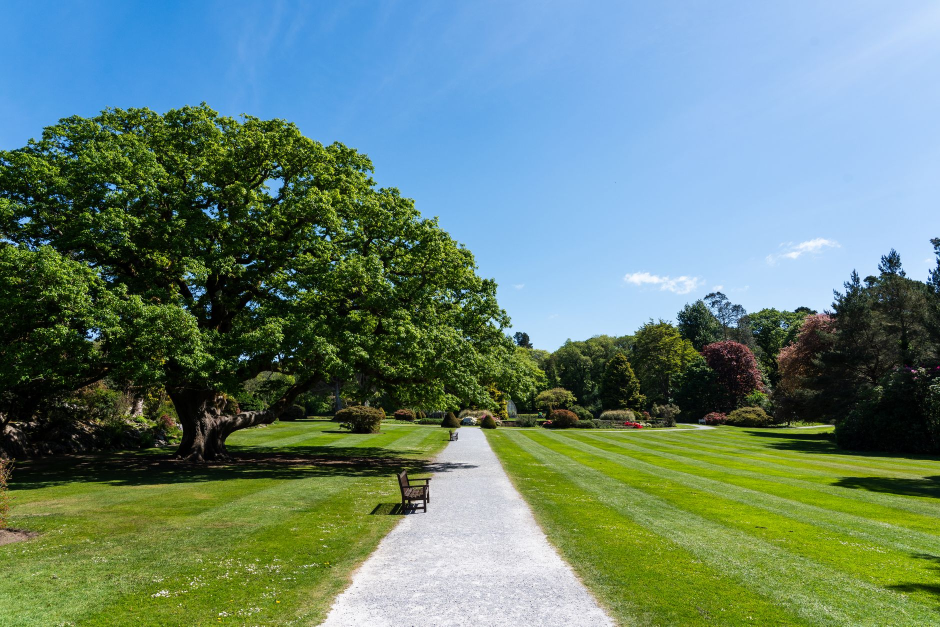
#> input picture chair-workout/assets/img/lawn_6.jpg, 1880 x 1253 px, given in place of anthropic_w.png, which was not available (shown at 1/2 size)
$ python build.py
#> lines starting #> are read from the running program, lines starting #| are printed output that depends on the picture
### ai-equator/brain/lib.py
"""Helpers for AI Equator style v2: dark stage, built cards, blue key words, orange hand notes, blur dissolves."""
import hashlib, subprocess
from pathlib import Path
from PIL import Image

H = Path(__file__).parent
Image.MAX_IMAGE_PIXELS = None
FF = r"C:/Users/daggu222105/AppData/Local/Microsoft/WinGet/Links/ffmpeg.exe"
RAW, CLIPS, IMG = H / "assets/raw", H / "assets/clips", H / "assets/img"
CLIPS.mkdir(exist_ok=True)

html, tl = [], []
Z = {"i": 0, "z": 10}
PENDING = []  # root-level video wrappers for the scene being built
B, E = '<span class="blue">', "</span>"


def nid(p="e"):
    Z["i"] += 1
    return f"{p}{Z['i']}"


def T(t):
    if isinstance(t, (int, float)):
        return float(t)
    m, x = t.split(":")
    return int(m) * 60 + float(x)


# ---------- motion
def enter(sel, t, y=18, d=.35):
    tl.append(f'tl.fromTo("{sel}",{{opacity:0,y:{y},filter:"blur(6px)"}},{{opacity:1,y:0,filter:"blur(0px)",duration:{d},ease:"power3.out"}},{T(t):.3f});')


def pop(sel, t, rot=0):
    tl.append(f'tl.fromTo("{sel}",{{opacity:0,scale:.86,rotation:{rot - 4}}},{{opacity:1,scale:1,rotation:{rot},duration:.22,ease:"back.out(2)"}},{T(t):.3f});')


def dim(sel, t, to=.28):
    tl.append(f'tl.to("{sel}",{{opacity:{to},duration:.3,ease:"power2.out"}},{T(t):.3f});')


def count(sel, t, a, b, dec=0, pre="", suf="", d=1.3):
    tl.append(f'count("{sel}",{T(t):.3f},{a},{b},{dec},"{pre}","{suf}",{d});')


def grow(sel, t, w, d=.9):
    tl.append(f'tl.fromTo("{sel}",{{width:0}},{{width:{w},duration:{d},ease:"power3.out"}},{T(t):.3f});')


# ---------- scene host with blur dissolve
def scene(a, b, inner, out=True, fade_in=True):
    a, b = T(a), T(b)
    Z["z"] += 1
    host, w = nid("s"), nid("w")
    dur = b - a + (.4 if out else 0)
    html.append(f'<div id="{host}" class="clip scene" data-start="{a:.3f}" data-duration="{dur:.3f}" data-track-index="2" style="z-index:{Z["z"]}" data-layout-allow-overflow data-layout-allow-overlap><div id="{w}" class="sc">{inner}</div></div>')
    if fade_in:
        tl.append(f'tl.fromTo("#{w}",{{opacity:0,filter:"blur(10px)"}},{{opacity:1,filter:"blur(0px)",duration:.4,ease:"power2.out"}},{a:.3f});')
    else:
        tl.append(f'tl.set("#{w}",{{opacity:1}},0);')
    if out:
        tl.append(f'tl.to("#{w}",{{opacity:0,filter:"blur(10px)",duration:.4,ease:"power2.in"}},{b:.3f});')
    for wid, markup in PENDING:  # clips sit on their own root layer just above the scene, fading with it
        Z["z"] += 1
        html.append(markup.replace("@Z@", str(Z["z"])))
        if out:
            tl.append(f'tl.to("#{wid}",{{opacity:0,duration:.4,ease:"power2.in"}},{b:.3f});')
    PENDING.clear()


# ---------- elements
def el(t, inner, style, cls="", anim="enter", rot=0, eid=None):
    eid = eid or nid("c")
    if anim == "enter":
        enter(f"#{eid}", t)
    elif anim == "pop":
        pop(f"#{eid}", t, rot)
    return f'<div id="{eid}" class="a {cls}" style="{style}">{inner}</div>'


def txt(t, s, x, y, size=72, w=None, cls="h", align="left", anim="enter", eid=None):
    if align == "center":
        return el(t, s, f"left:0;right:0;top:{y}px;text-align:center;font-size:{size}px", cls, anim, eid=eid)
    ws = f"width:{w}px;" if w else ""
    return el(t, s, f"left:{x}px;top:{y}px;{ws}font-size:{size}px", cls, anim, eid=eid)


_A = '<svg width="{w}" height="{h}" viewBox="0 0 {w} {h}"><path d="{d}" fill="none" stroke="#F0A818" stroke-width="3.2" stroke-linecap="round" stroke-linejoin="round"/></svg>'
ARROWS = {
    "down": _A.format(w=54, h=58, d="M8 4c18 6 30 20 30 46M26 40l12 12 10-15"),
    "up": _A.format(w=54, h=58, d="M10 54c16-6 28-20 28-46M26 18l12-12 10 15"),
    "left": _A.format(w=70, h=40, d="M66 10C46 4 24 10 8 28M8 28l2-16M8 28l16 0"),
    "right": _A.format(w=70, h=40, d="M4 10c20-6 42 0 58 18M62 28l-2-16M62 28l-16 0"),
}


def note(t, s, x, y, size=46, arrow=None, ax=0, ay=0):
    a = f'<span class="arw" style="left:{ax}px;top:{ay}px">{ARROWS[arrow]}</span>' if arrow else ""
    return el(t, s + a, f"left:{x}px;top:{y}px;font-size:{size}px", "note")


def src(t, s, x=0, y=1000, center=True):
    if center:
        return el(t, s, f"left:0;right:0;top:{y}px;text-align:center", "src")
    return el(t, s, f"left:{x}px;top:{y}px", "src")


def card(t, inner, x, y, w, h=None, cls="card", anim="enter", eid=None):
    hs = f"height:{h}px;" if h else ""
    return el(t, inner, f"left:{x}px;top:{y}px;width:{w}px;{hs}", cls, anim, eid=eid)


def img(t, path, x, y, w, h=None, cls="im", anim="enter", rot=0, eid=None):
    if h is None:
        iw, ih = Image.open(H / path).size
        h = int(w * ih / iw)
    return el(t, f'<img src="{path}" alt="" style="width:{w}px;height:{h}px">', f"left:{x}px;top:{y}px;width:{w}px;height:{h}px", cls, anim, rot, eid)


def meme(t, name, x, y, w, rot=-2):
    return img(t, f"assets/img/{name}", x, y, w, cls="meme", anim="pop", rot=rot)


def logo(t, name, x, y, w, anim="enter"):
    return img(t, f"assets/img/{name}", x, y, w, cls="logo", anim=anim)


# [5 lines left out: function person, not called in this run]


def page_img(name, crop):
    tag = hashlib.md5(str(crop).encode()).hexdigest()[:5]
    out = IMG / f"{name}_{tag}.jpg"
    if not out.exists():
        im = Image.open(RAW / "web" / f"{name}.png").convert("RGB")
        w, h = im.size
        im.crop((int(crop[0] * w), int(crop[1] * h), int(crop[2] * w), int(crop[3] * h))).save(out, quality=92)
    return f"assets/img/{out.name}", Image.open(out).size


def mac(t, name, url, crop, x, y, w, a, b, zoom=1.035):
    """Dark browser window holding a real captured page; crop is a fraction box of the capture."""
    s, (iw, ih) = page_img(name, crop)
    h = int(w * ih / iw)
    eid, kb = nid("m"), nid("k")
    enter(f"#{eid}", t, 24)
    tl.append(f'tl.fromTo("#{kb}",{{scale:1}},{{scale:{zoom},duration:{T(b) - T(a):.3f},ease:"none"}},{T(a):.3f});')
    return (f'<div id="{eid}" class="a mac" style="left:{x}px;top:{y}px;width:{w}px"><div class="mbar"><i></i><i></i><i></i><div class="murl">{url}</div></div>'
            f'<div class="mbody" style="height:{h}px"><img id="{kb}" src="{s}" alt="{name}" style="width:{w}px;height:{h}px"></div></div>')


def trim(raw, ss, d, w=1280, h=720, crop=None):
    key = hashlib.md5(f"{raw}{ss:.2f}{d:.2f}{w}{h}{crop}".encode()).hexdigest()[:8]
    out = CLIPS / f"{Path(raw).stem}_{key}.mp4"
    if not out.exists():
        subprocess.run([FF, "-hide_banner", "-loglevel", "error", "-y", "-ss", f"{ss:.2f}", "-t", f"{d + .3:.2f}", "-i", str(RAW / raw), "-an",
                        "-vf", (f"crop={crop[0]}:{crop[1]}:{crop[2]}:{crop[3]}," if crop else "") + f"scale={w}:{h}:force_original_aspect_ratio=increase,crop={w}:{h},fps=30", "-c:v", "libx264", "-preset", "fast", "-crf", "18", "-pix_fmt", "yuv420p", str(out)], check=True)
    return f"assets/clips/{out.name}"


def vcard(a, b, raw, ss, x, y, w, h, credit=None, anim="enter", crop=None, instant=False):
    """A real clip in a rounded frame. The frame lives in the scene; the video sits on a root layer above it."""
    a, b = T(a), T(b)
    s = trim(raw, ss, b - a + .5, 1280, int(1280 * h / w) // 2 * 2, crop)
    eid, v, wr = nid("vc"), nid("v"), nid("vw")
    if instant:  # visible on its first frame (thumbnail)
        tl.append(f'tl.set("#{eid}, #{wr}",{{opacity:1}},{a:.3f});')
    else:
        (pop if anim == "pop" else enter)(f"#{eid}", a)
        (pop if anim == "pop" else enter)(f"#{wr}", a)
    PENDING.append((wr, f'<div id="{wr}" class="vwrap" style="left:{x}px;top:{y}px;width:{w}px;height:{h}px;z-index:@Z@"><video id="{v}" class="clip" src="{s}" muted playsinline '
                        f'data-start="{a:.3f}" data-duration="{b - a + .4:.3f}" data-track-index="1" style="width:{w}px;height:{h}px;object-fit:cover"></video></div>'))
    out = f'<div id="{eid}" class="a vcard" style="left:{x}px;top:{y}px;width:{w}px;height:{h}px"></div>'
    if credit:
        out += src(a, credit, x, y + h + 14, center=False)
    return out


def cross(t, x, y, s=60):
    return el(t, f'<svg width="{s}" height="{s}" viewBox="0 0 64 64"><path d="M14 14l36 36M50 14L14 50" stroke="#F85149" stroke-width="7" stroke-linecap="round"/></svg>', f"left:{x}px;top:{y}px", "", "pop")


def check(t, x, y, s=60):
    return el(t, f'<svg width="{s}" height="{s}" viewBox="0 0 64 64"><path d="M12 34l14 14 26-30" fill="none" stroke="#3FB950" stroke-width="7" stroke-linecap="round" stroke-linejoin="round"/></svg>', f"left:{x}px;top:{y}px", "", "pop")


def draw(eid, t, d=.35, stagger=0):
    tl.append(f'tl.set("#{eid}",{{opacity:1}},{T(t):.3f});')
    tl.append(f'tl.fromTo("#{eid} .dr",{{strokeDashoffset:1}},{{strokeDashoffset:0,duration:{d},stagger:{stagger},ease:"power2.out"}},{T(t):.3f});')


# [6 lines left out: function bigx, not called in this run]


def underline(t, x, y, w, color="#F0A818"):
    eid = nid("ul")
    draw(eid, t, .4)
    return (f'<svg id="{eid}" class="a" style="left:{x}px;top:{y}px;opacity:0" width="{w}" height="18" viewBox="0 0 {w} 18">'
            f'<path class="dr" pathLength="1" stroke-dasharray="1" stroke-dashoffset="1" d="M4 12C{w * .3:.0f} 4 {w * .7:.0f} 4 {w - 4} 10" fill="none" stroke="{color}" stroke-width="4" stroke-linecap="round"/></svg>')


# [7 lines left out: function link, not called in this run]


def bars(t0, rows, x=300, y=360, wmax=1000, gap=120):
    """rows: (t, label, value%, hero?, logo or None). Width is true to scale: wmax = 100%."""
    out = ""
    for i, (t, lab, v, hero, lg) in enumerate(rows):
        yy = y + i * gap
        fid, vid = nid("bf"), nid("bv")
        icon = f'<img src="assets/img/{lg}" alt="" style="width:40px;height:40px;object-fit:contain;margin-right:16px;vertical-align:-10px">' if lg else ""
        out += el(t, f'{icon}{lab}', f"left:{x}px;top:{yy}px;font-size:34px;width:440px", "bl")
        out += f'<div class="track" style="left:{x + 460}px;top:{yy + 6}px;width:{wmax}px"></div>'
        out += f'<div id="{fid}" class="fill{" hero" if hero else ""}" style="left:{x + 460}px;top:{yy + 6}px;width:0"></div>'
        out += el(t, f'<span id="{vid}">0.0%</span>', f"left:{x + 460 + int(wmax * v / 100) + 22}px;top:{yy - 4}px;font-size:44px", "bvl" + (" blue" if hero else ""))
        grow(f"#{fid}", t, int(wmax * v / 100))
        count(f"#{vid}", t, 0, v, 1, "", "%", .9)
    return out


# [7 lines left out: function tweet, not called in this run]


# ---------- user rule 2026-11-12: every video clip at ~80% of the screen
VX, VY, VW, VH = 192, 88, 1536, 864


# [6 lines left out: function clip80, not called in this run]


def ov(t, s, x, y, size=46):
    """A hand note on a dark pill, for use in an overlay scene above a clip."""
    return el(t, s, f"left:{x}px;top:{y}px;font-size:{size}px", "note ovp")


def chip(t, s, x, y, cls="ovc"):
    return el(t, s, f"left:{x}px;top:{y}px", cls)

### ai-equator/fable/build.py
"""AI Equator: Claude Fable 5.2 Review. Builds index.html from lib.py + scenes1.py + scenes2.py. Voice only, no music."""
from lib import H, html, tl
import scenes1, scenes2  # noqa: F401  (each file appends its scenes)
#> in img, `iw, ih = Image.open(H / path).size`: iw = 1880; ih = 1253
#> in img, `h = int(w * ih / iw)`: h = 266
#> in underline, `eid = nid("ul")`: eid = 'ul3'
#> in scene, `a, b = T(a), T(b)`: a = 0; b = 4.12
#> in scene, `host, w = nid("s"), nid("w")`: host = 's4'; w = 'w5'
#> in scene, `dur = b - a + (.4 if out else 0)`: dur = 4.52
#> after the loop in scene, `for wid, markup in PENDING:`: Z = {'i': 5, 'z': 11}; html = 1 item; tl = 7 items
#> in vcard, `eid, v, wr = nid("vc"), nid("v"), nid("vw")`: eid = 'vc6'; v = 'v7'; wr = 'vw8'
#> the loop in scene (call 2), `for wid, markup in PENDING:` made 1 pass
#> wid on pass 1: 'vw8'
#> in card, `hs = f"height:{h}px;" if h else ""`: hs = 'height:250px;'
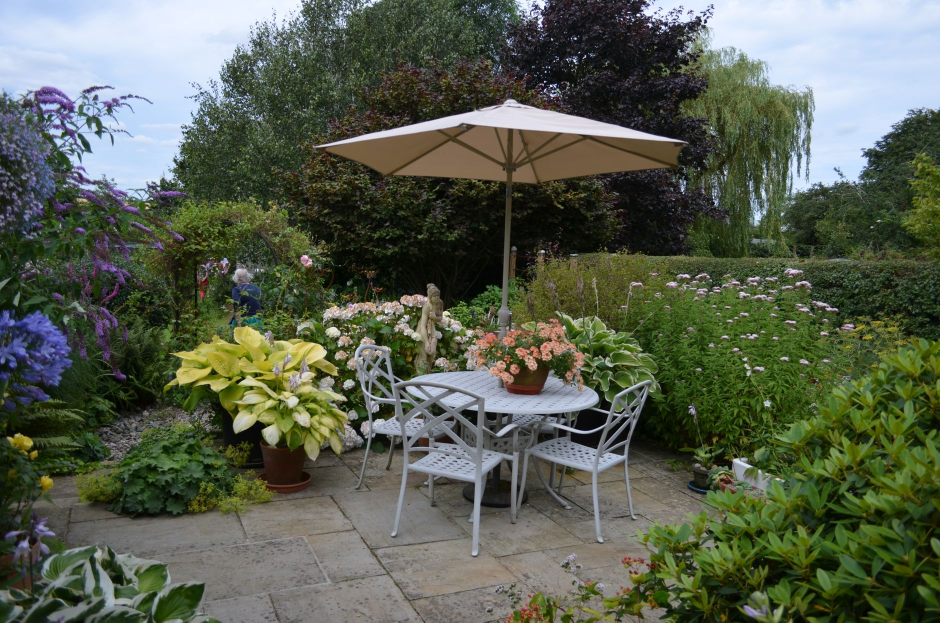
#> input picture chair-workout/assets/img/patio_6.jpg, 1880 x 1245 px, given in place of a_fast.png, which was not available (shown at 1/2 size)
#> in page_img, im is the input picture: PIL image 1880x1245 RGB; mean R, G, B 88.5, 95.8, 79.3
#> in page_img, `im.crop((int(crop[0] * w), int(crop[1] * h), int(crop[2] * w), int(cro..`:
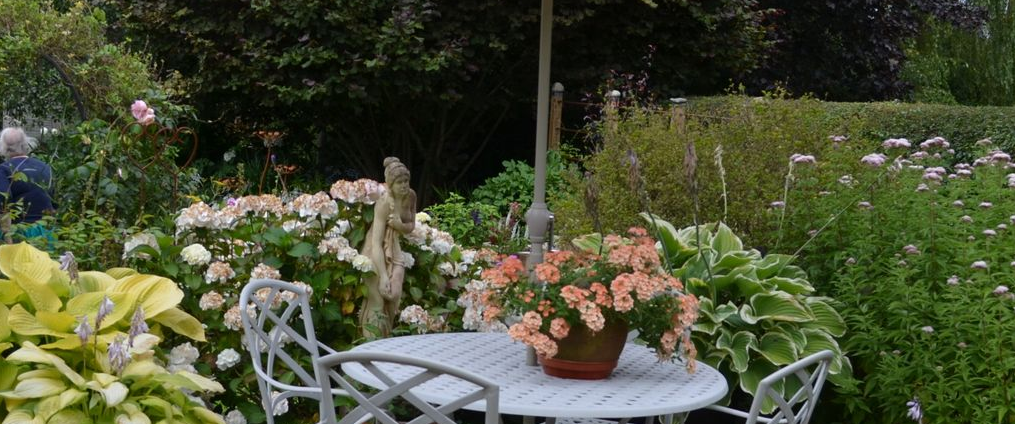
#> saved as a_fast_40b37.jpg: PIL image 1015x424 RGB; mean R, G, B 74.5, 80.1, 53
#> in mac, `s, (iw, ih) = page_img(name, crop)`: s = 'assets/img/a_fast_40b37.jpg'; iw = 1015; ih = 424
#> in mac, `h = int(w * ih / iw)`: h = 584
#> in mac, `eid, kb = nid("m"), nid("k")`: eid = 'm30'; kb = 'k31'
#> call 2 of page_img, with name = 'a_table_el', crop = (0, 0, 1, 0.206)
#> in page_img (call 2), `im.crop((int(crop[0] * w), int(crop[1] * h), int(crop[2] * w), int(cro..`:
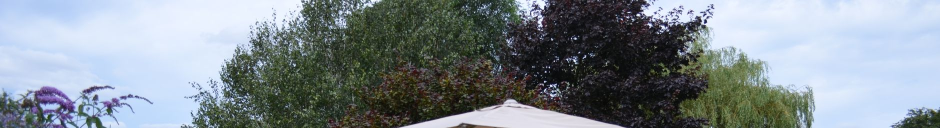
#> saved as a_table_el_f747d.jpg: PIL image 1880x256 RGB (shown at 1/2 size); mean R, G, B 129.9, 139.6, 146.2
#> the loop in bars, `for i, (t, lab, v, hero, lg) in enumerate(rows):` made 4 passes
#> (fid, vid) on passes 1 to 4: ('bf43', 'bv44'), ('bf47', 'bv48'), ('bf51', 'bv52'), ('bf55', 'bv56')
#> (the run stopped early here; a loop or call above may not have finished)
